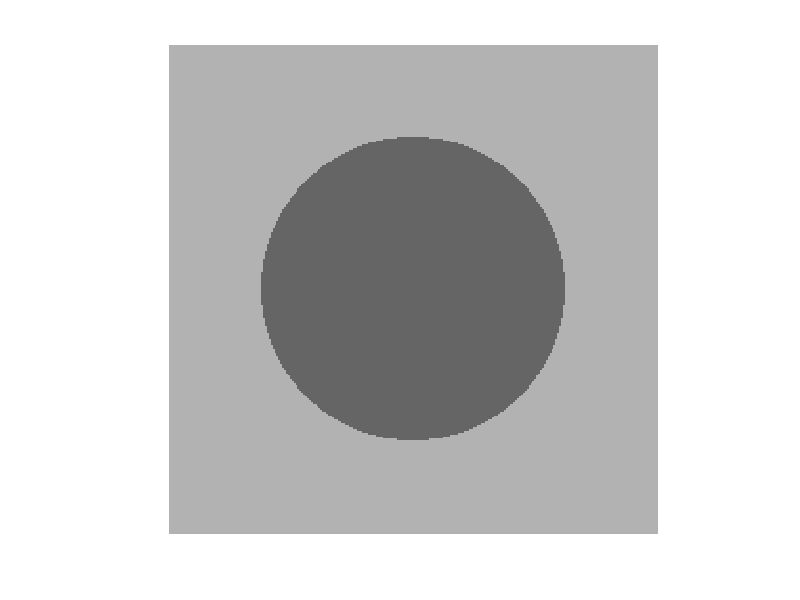
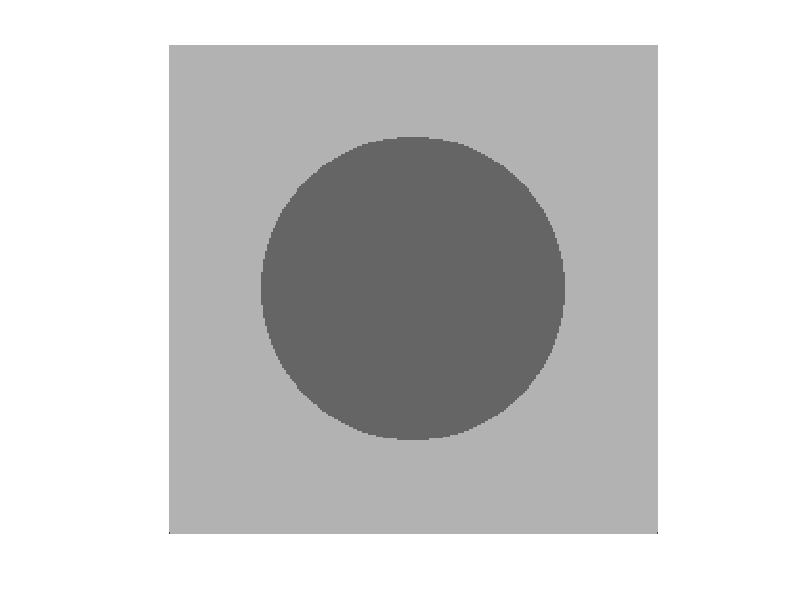
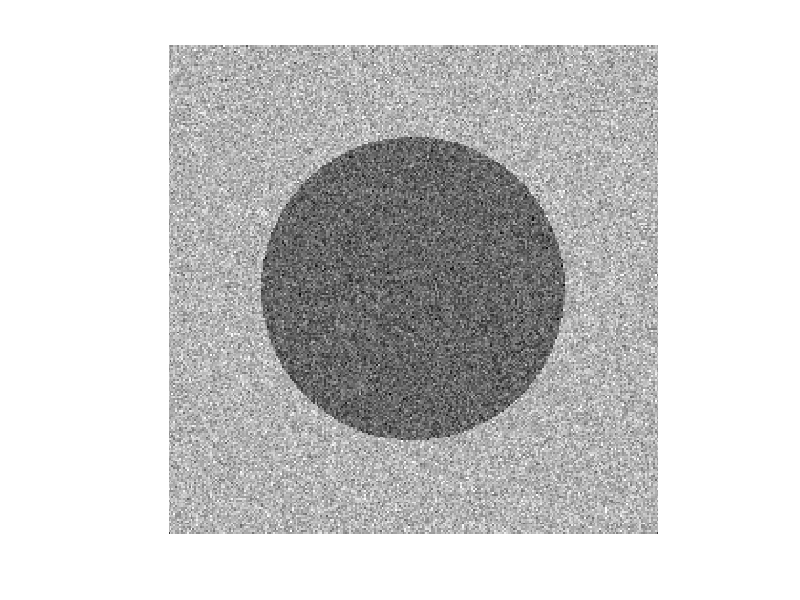

Write MATLAB code to recreate these figures, in order. (Note: this script raises an error after producing the figures.)
%Creates a blank white image of 256x256
blankimage = ones(256,256,1);
blankimage(:,:,1) = .7; %sets the intensity to .7

for i=1:256
    for j=1:256
        if round(sqrt((i-128)^2+(j-128)^2))< 80 %crop the circle
        blankimage(i,j) = .4; %sets the intensity of the circle to .4
        end      
    end
end
 figure, imshow(blankimage);
colormap(gray(256));
im = double(blankimage);
im(256,256,1) = im(128,128,1)*.7
figure, imshow(im);
   
% 
% out_impath=[path,'output/','Original.jpg'];
% imwrite(im,out_impath);
%Gaussian noise
im1 = imnoise(im, 'gaussian');
figure, imshow(im1);
h = histogram(im1);
histogram(im1);
img1= conv2(double(im1), ones(3)/9, 'same');
figure, imshow(img1);
%Saving the images%%%%%%%%%%%%%%%%%%%%%%%%%%%%%%%%%%%%%%%%%%%%%%%%%%%%%%%
% % out_impath=[path,'output/','Gaussian.jpg'];
% % imwrite(im1,out_impath);
% out_impath=[path,'output/','filteredG.jpg'];
% imwrite(img1,out_impath);

%Uniform noise
A = -0.05;%lower bound
B = 0.05;%upper bound
matrix_uniform = A + (B-A)*rand(size(im));
im2 = im + matrix_uniform;
figure, imshow(im2);
h2 = imhist(im2);
imhist(im2);
filter = fspecial('average',3);
img2 = imfilter(im2,filter,'same');
figure, imshow(img2);
%Saving the images%%%%%%%%%%%%%%%%%%%%%%%%%%%%%%%%%%%%%%%%%%%%%%%%%%%%%%%
% out_impath=[path,'output/','Uniform.jpg'];
% imwrite(im2,out_impath);
% out_impath=[path,'output/','filteredU.jpg'];
% imwrite(img2,out_impath);

%Salt and pepper noise
im3=imnoise(im,'salt & pepper',0.02);
figure, imshow(im3);
h3 = imhist(im3);
imhist(im3);
img3 = medfilt2(im3);
figure, imshow(img3);
%Saving the images%%%%%%%%%%%%%%%%%%%%%%%%%%%%%%%%%%%%%%%%%%%%%%%%%%%%%%%
% out_impath=[path,'output/','Salt&Pepper.jpg'];
% imwrite(im3,out_impath);
% out_impath=[path,'output/','filteredSP.jpg'];
% imwrite(img3,out_impath);
